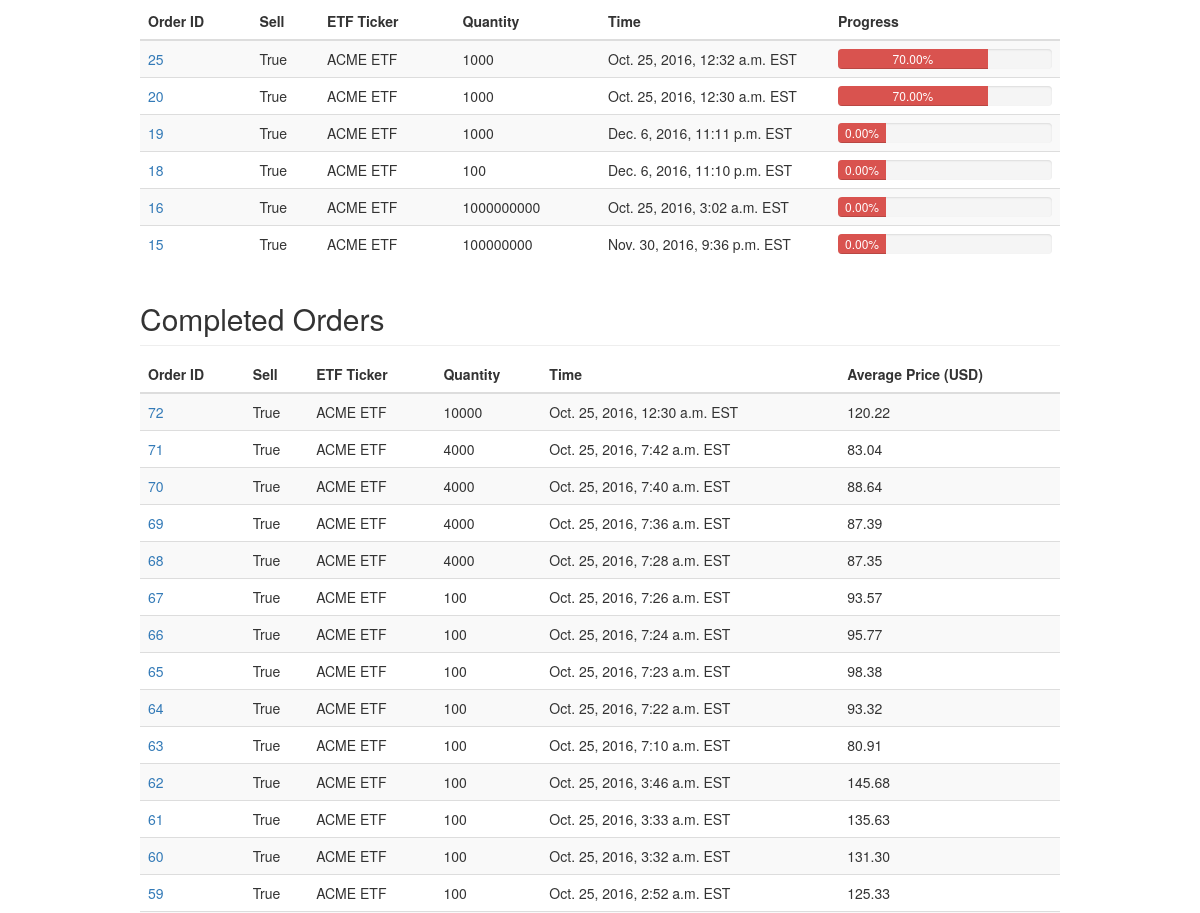
Page / (signed in, middle part) on the earlier database version.
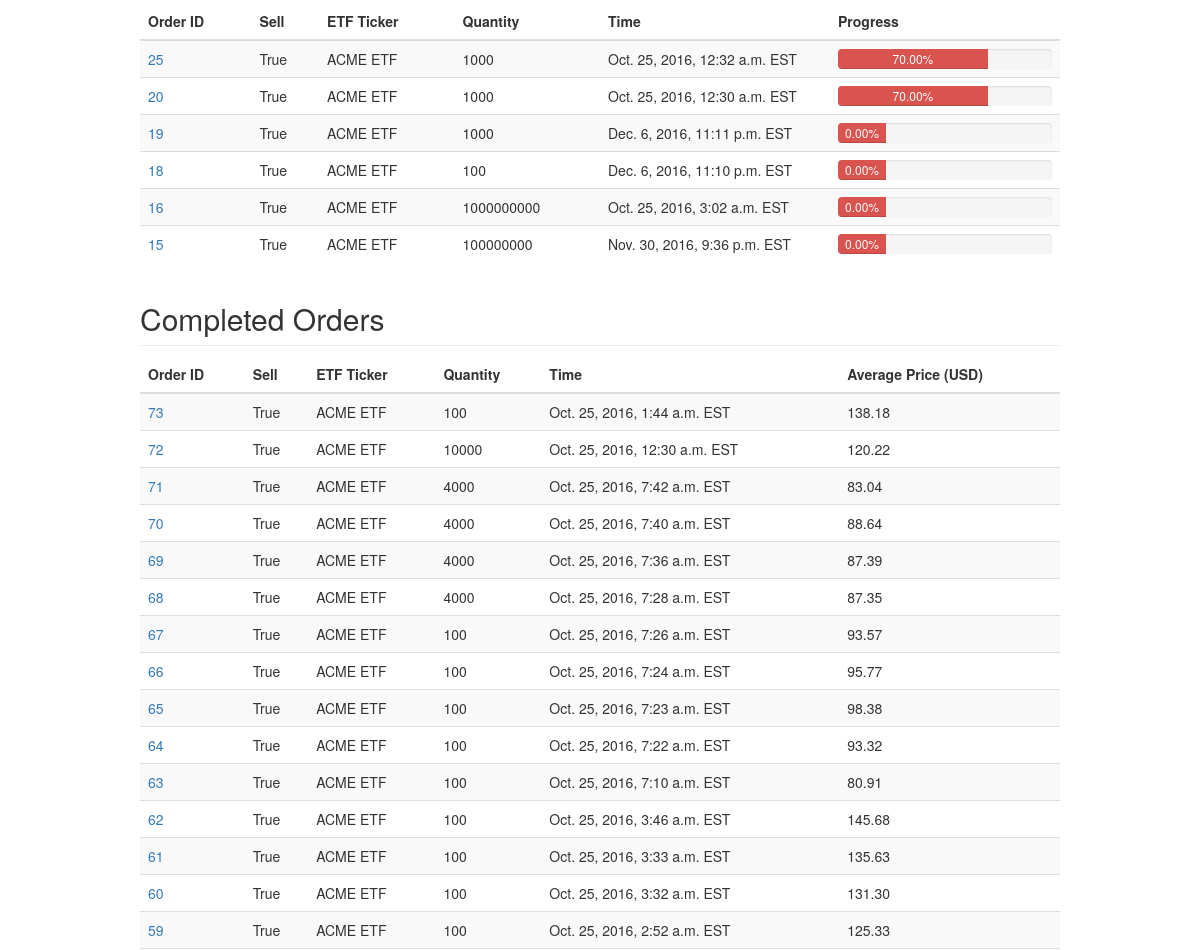
Same page on the later database version.
### stocks/models.py (models this page shows, shortened)
@python_2_unicode_compatible
class ParentOrder(models.Model):
    quantity = models.IntegerField(blank=False, default=1)
    stock_type = models.CharField(max_length=20)
    is_sell = models.BooleanField(blank=False, default=True)
    time_executed = models.DateTimeField(blank=False, auto_now_add=True)
    user = models.ForeignKey(User, on_delete=models.CASCADE)
    IN_PROGRESS = 'P'
    COMPLETED = 'C'
    FAILED = 'F'
    PAUSED = 'S'
    CANCELLED = 'X'
    STATUS_CHOICES = (
        (IN_PROGRESS, 'In Progress'),
        (COMPLETED, 'Completed'),
        (FAILED, 'Failed'),
        (PAUSED, 'Paused'),
        (CANCELLED, 'Cancelled')
    )
    status = models.CharField(
        max_length=1,
        choices=STATUS_CHOICES,
        default=IN_PROGRESS
    )
    progress = models.FloatField(blank=False, default=0.0)
    def get_total_price_sold(self, children):
        total_price = (children.filter(is_successful=True).aggregate(total=Sum(F('price') * F('quantity'))))['total']
        if total_price is None:
            return 0.0
        else:
            return total_price
    def get_total_quantity_sold(self, children):
        total_quantity = (children.filter(is_successful=True).aggregate(Sum('quantity')))['quantity__sum']
        if total_quantity is None:
            return 0
        else:
            return total_quantity
    def get_stats(self, children):
        if len(children) == 0:
            return {'total_price': 0.0, 'total_quantity': 0, 'average_price': 0.0}
        total_price = self.get_total_price_sold(children)
        total_quantity = self.get_total_quantity_sold(children)
        if total_price == 0.0:
            return {'total_price': total_price, 'total_quantity': total_quantity, 'average_price': 0.0}
        else:
            return {'total_price': total_price, 'total_quantity': total_quantity, 'average_price': total_price/total_quantity}

### authentication/views.py (the view)
# urls.py: url(r'^$', views.index, name='index'),
@login_required(login_url="login/")
def index(request):
    order_list = ParentOrder.objects.all().order_by('-id')
    for order in order_list:
        children = ChildOrder.objects.filter(parent_order__id=order.id)
        order_stats = order.get_stats(children)
        order.avg_price = '{:,.2f}'.format(order_stats['average_price'])
        order.progress = '{:,.2f}'.format(order.progress)
    context_dict = {'orders': order_list}
    return render(request, "index.html", context_dict)

### templates/index.html (shortened to what this page needs)
{% extends 'base.html' %}
{% load staticfiles %}
{% block head-extras %}
    <link href="{% static "stocks/dashboard.css" %}" rel="stylesheet">
{% endblock %}
{% block content %}
  <div class="table-responsive">
    <table class="table table-striped">
      <thead>
        <tr>
          <th>Order ID</th>
          <th>Sell</th>
          <th>ETF Ticker</th>
          <th>Quantity</th>
          <th>Time</th>
          <th>Progress</th>
        </tr>
      </thead>
      {% if orders %}
        <tbody>
            {% for order in orders %}
              {% if order.status == 'X' %}
              <tr>
                  <td> <a href="{% url 'order_detail' order.id %}">{{ order.id }} </a>
                  <td> {{ order.is_sell }}
                  <td> {{ order.stock_type }}
                  <td> {{ order.quantity }}
                  <td class="col-md-3"> {{ order.time_executed }} EST
                  <td class="col-md-3">
                      <div class="progress">
                          <div id="progress-{{order.id}}" data-id="{{order.id}}" class="progress-bar progress-bar-danger progress-bar" role="progressbar"aria-valuenow="{{ order.progress }}" aria-valuemin="0" aria-valuemax="100" style="min-width:4em;width:{{ order.progress }}%"> {{ order.progress }}%
                          </div>
                      </div>
              </tr>
              {% endif %}
            {% endfor %}
        </tbody>
    {% endif %}
    </table>
  </div>
  <h2 class="sub-header">Completed Orders</h2>
  <div class="table-responsive">
    <table class="table table-striped">
      <thead>
        <tr>
          <th>Order ID</th>
          <th>Sell</th>
          <th>ETF Ticker</th>
          <th>Quantity</th>
          <th>Time</th>
          <th>Average Price (USD)</th>
        </tr>
      </thead>
      {% if orders %}
        <tbody>
            {% for order in orders %}
                {% if order.status == 'C' %}
                    <tr id="completed-{{order.id}}">
                        <td> <a href="{% url 'order_detail' order.id %}">{{ order.id }} </a>
                        <td> {{ order.is_sell }}
                        <td> {{ order.stock_type }}
                        <td> {{ order.quantity }}
                        <td> {{ order.time_executed }} EST
                        <td> {{ order.avg_price }}
                    </tr>
                {% endif %}
            {% endfor %}
        </tbody>
    {% endif %}
    </table>
  </div>
{% endblock %}

Differences in the rows shown:
added ParentOrder: id "73", is_sell "True", stock_type "ACME ETF", quantity "100", time_executed "Oct. 25, 2016, 1:44 a.m.", avg_price "138.18", shown under "Completed Orders"
